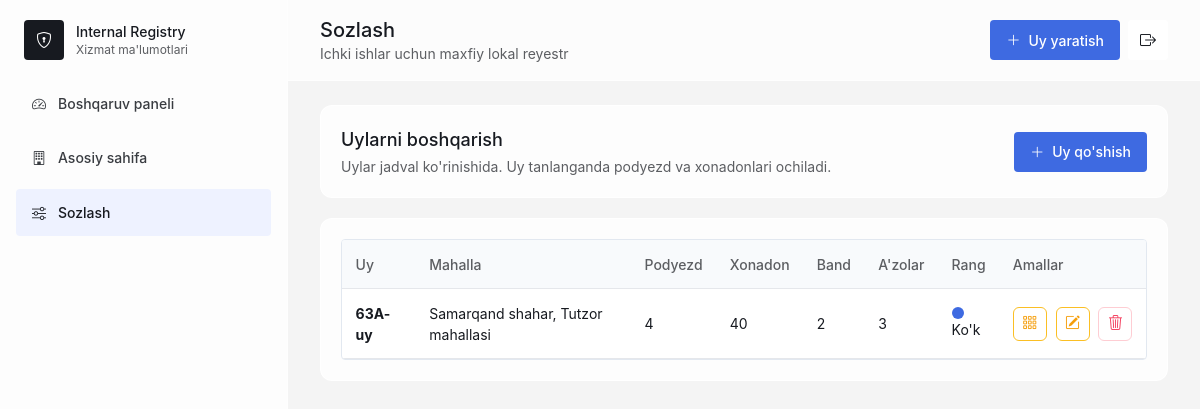
Page /settings/ (signed in) on the committed database.
### registry/models.py (models this page shows, shortened)
class House(models.Model):
    COLOR_CHOICES = [
        ("blue", "Ko'k"),
        ("green", "Yashil"),
        ("red", "Qizil"),
        ("amber", "Sariq"),
        ("slate", "Kulrang"),
    ]
    house_number = models.CharField(max_length=40)
    street_name = models.CharField(max_length=180)
    room_count = models.PositiveIntegerField()
    entrance_count = models.PositiveIntegerField(default=4)
    apartments_per_entrance = models.PositiveIntegerField(default=8)
    color = models.CharField(max_length=20, choices=COLOR_CHOICES, default="blue")
    entrance_camera = models.BooleanField(default=False)
    entrance_camera_count = models.PositiveIntegerField(blank=True, null=True)
    yard_camera = models.BooleanField(default=False)
    yard_camera_count = models.PositiveIntegerField(blank=True, null=True)
    entrance_sos_button = models.BooleanField(default=False)
    entrance_sos_button_count = models.PositiveIntegerField(blank=True, null=True)
    created_at = models.DateTimeField(auto_now_add=True)
    updated_at = models.DateTimeField(auto_now=True)
    class Meta:
        ordering = ["-created_at"]
        constraints = [
            models.UniqueConstraint(
                fields=["house_number", "street_name"],
                name="unique_house_per_street",
            )
        ]

### registry/views.py (the view)
# urls.py: path("settings/", login_required(views.settings_page), name="settings"),
def settings_page(request):
    houses = House.objects.annotate(
        occupied_rooms=Count("rooms", filter=Q(rooms__residents__isnull=False), distinct=True),
        residents_total=Count("rooms__residents", distinct=True),
    )
    if request.method == "POST":
        form = HouseForm(request.POST)
        if form.is_valid():
            house = form.save()
            messages.success(request, f"{house.house_number}-uy {house.room_count} ta xona bilan yaratildi.")
            return redirect("registry:settings")
        messages.error(request, "Belgilangan maydonlarni to'g'rilang.")
    else:
        form = HouseForm()
    return render(request, "registry/settings_manage.html", {"page_title": "Sozlash", "form": form, "houses": houses})

### registry/templates/registry/settings_manage.html (shortened to what this page needs)
{% extends "registry/base.html" %}
{% block content %}
<section class="panel mb-5">
    <div class="flex flex-col justify-between gap-4 md:flex-row md:items-center">
        <div>
            <h2>Uylarni boshqarish</h2>
            <p class="mt-1 text-sm text-[#5C5E62]">Uylar jadval ko'rinishida. Uy tanlanganda podyezd va xonadonlari ochiladi.</p>
        </div>
        <button class="btn-primary" type="button" data-open-local-modal="house-create"><i class="bi bi-plus-lg"></i> Uy qo'shish</button>
    </div>
</section>
<section class="panel">
    <div class="overflow-x-auto rounded border border-slate-200 bg-white">
        <table class="member-table">
            <thead>
                <tr>
                    <th>Uy</th>
                    <th>Mahalla</th>
                    <th>Podyezd</th>
                    <th>Xonadon</th>
                    <th>Band</th>
                    <th>A'zolar</th>
                    <th>Rang</th>
                    <th class="text-center">Amallar</th>
                </tr>
            </thead>
            <tbody>
                {% for house in houses %}
                <tr>
                    <td><strong>{{ house.house_number }}-uy</strong></td>
                    <td>{{ house.street_name }}</td>
                    <td>{{ house.entrance_count }}</td>
                    <td>{{ house.room_count }}</td>
                    <td>{{ house.occupied_rooms }}</td>
                    <td>{{ house.residents_total }}</td>
                    <td><span class="color-dot house-color-bg-{{ house.color }}"></span> {{ house.get_color_display }}</td>
                    <td>
                        <div class="table-actions">
                            <a class="icon-action edit" title="Xonalar" aria-label="Xonalar" href="{% url 'registry:settings_house_rooms' house.pk %}"><i class="bi bi-grid-3x3-gap"></i></a>
                            <a class="icon-action edit" title="Tahrirlash" aria-label="Tahrirlash" href="{% url 'registry:house_edit' house.pk %}"><i class="bi bi-pencil-square"></i></a>
                            <form method="post" action="{% url 'registry:house_delete' house.pk %}" data-swal-delete="Bu uyni o'chirishni tasdiqlaysizmi?">
                                <button class="icon-action delete" title="O'chirish" aria-label="O'chirish"><i class="bi bi-trash3"></i></button>
                            </form>
                        </div>
                    </td>
                </tr>
                {% empty %}
                <tr><td colspan="8" class="text-center text-[#5C5E62]">Hali uy yaratilmagan.</td></tr>
                {% endfor %}
            </tbody>
        </table>
    </div>
</section>
{% endblock %}

### registry/static/registry/css/app.css (style rules this page uses)
* { box-sizing: border-box; }
body { font-family: -apple-system, BlinkMacSystemFont, "Segoe UI", Arial, sans-serif; letter-spacing: 0; }
.btn-primary, .btn-secondary, .btn-danger, .filter-btn, .page-btn { display:inline-flex; align-items:center; gap:.5rem; min-height:40px; border-radius:4px; padding:.45rem 1rem; font-size:14px; font-weight:500; transition:.33s; }
.btn-primary { background:#3E6AE1; color:#fff; }
.panel { border-radius:12px; background:rgba(255,255,255,.78); border:1px solid rgba(255,255,255,.9); padding:1.25rem; backdrop-filter:blur(20px); }
.panel h2 { font-size:18px; font-weight:500; }
.house-color-blue::before, .house-color-bg-blue { background:#3E6AE1; }
.color-dot { display:inline-block; height:12px; width:12px; border-radius:999px; vertical-align:-1px; }
.member-table { width:100%; border-collapse:collapse; font-size:14px; }
.member-table th { background:#f8fafc; color:#5C5E62; font-weight:500; text-align:left; }
.member-table th, .member-table td { border-bottom:1px solid #e5e7eb; padding:.85rem; vertical-align:middle; }
.member-table td strong, .member-table td span { display:block; }
.table-actions { display:flex; align-items:center; justify-content:center; gap:.55rem; }
.icon-action { display:grid; height:34px; width:34px; place-items:center; border-radius:6px; background:#fff; font-size:15px; transition:.25s; }
.icon-action.edit { border:1px solid #fbbf24; color:#f59e0b; }
.icon-action.delete { border:1px solid #fecdd3; color:#f43f5e; }

### rows in the picture
House: house_number "63A", street_name "Samarqand shahar, Tutzor mahallasi", entrance_count "4", room_count "40", occupied_rooms "2", residents_total "3", color "Ko'k"

### other values in the picture
{{ page_title|default:"Boshqaruv paneli" }} "Sozlash"
